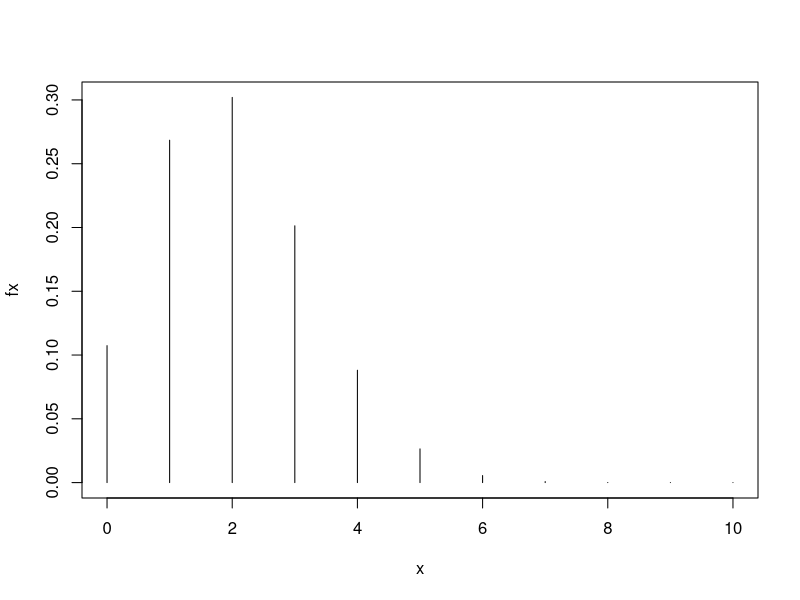
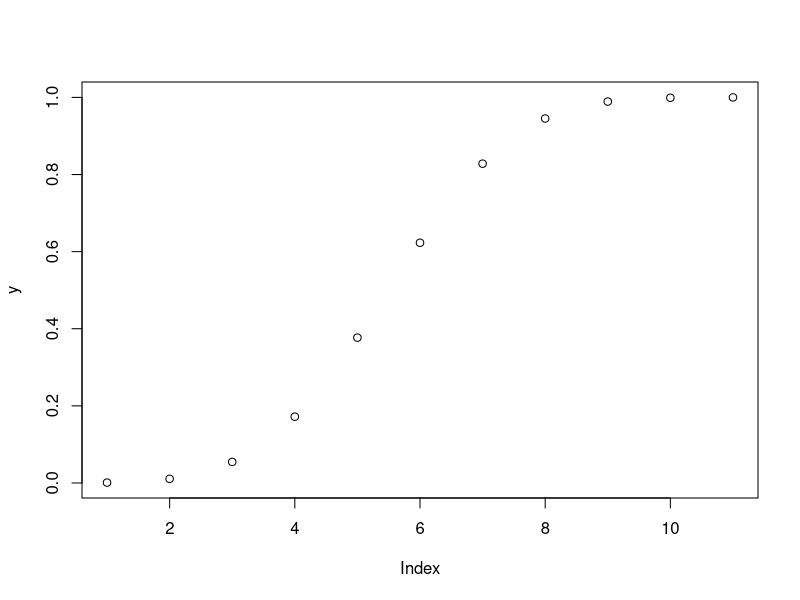
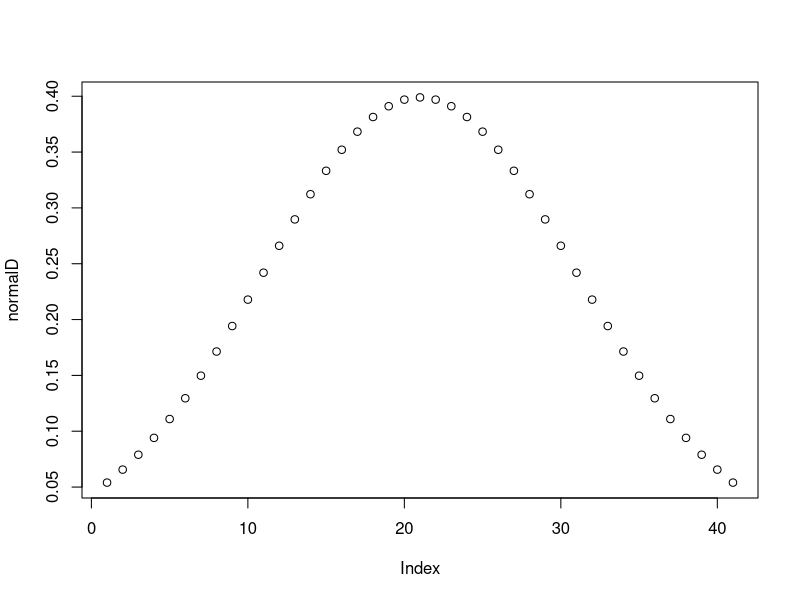
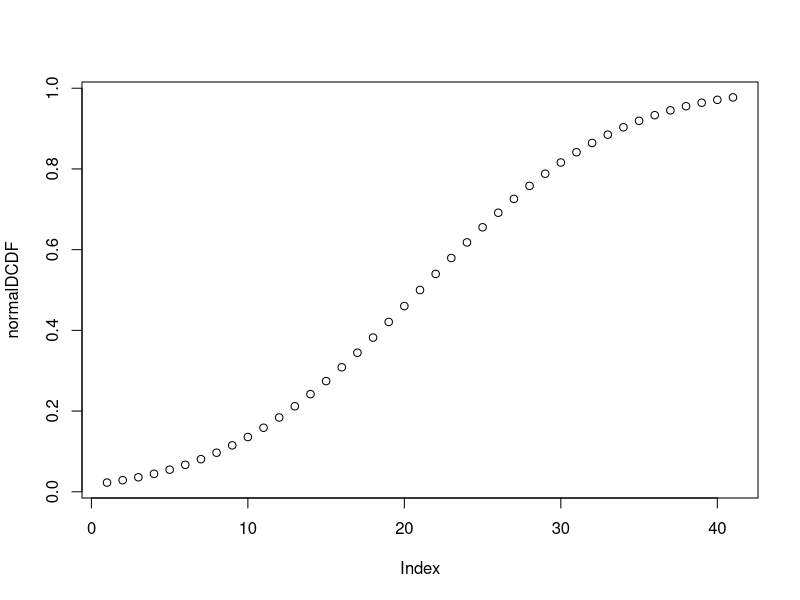

R code for these plots, in order:
#Exercise7

x <- seq(0,10,by = 1);
fx <- dbinom(x,10,0.2);
plot(x,fx, type = "h");
y <- pbinom(x,10,0.5);
plot(y);

c <- seq(-2,2, by = 0.1);
normalD <- dnorm(c,mean = 0,sd = 1);
plot(normalD);
normalDCDF <- pnorm(c,mean = 0,sd = 1);
plot(normalDCDF);
print(normalDCDF)
#cdf of 1 in normal dist
print(pnorm(1, mean = 0, sd = 1));
z <- qnorm(0.975, mean = 0, sd = 1);
print(z);

 